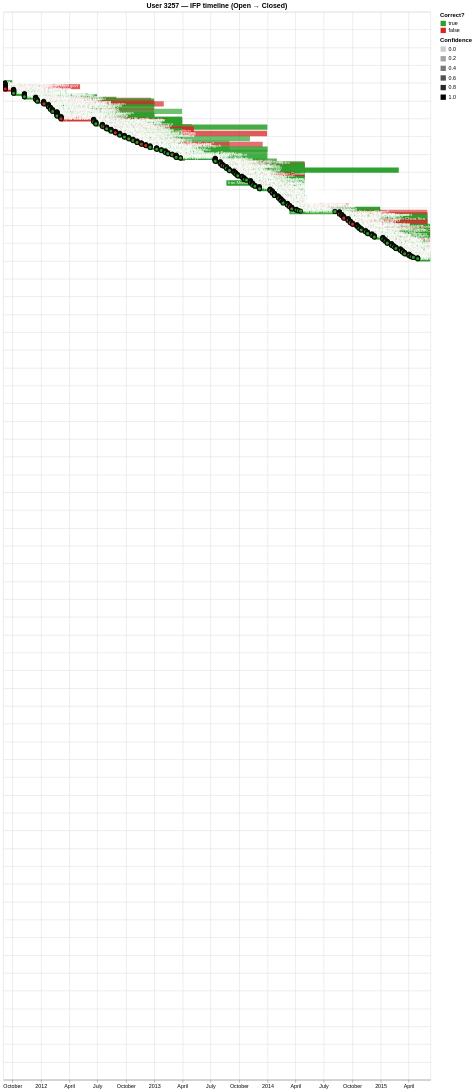

Write a Vega-Lite specification for this figure.
### Vega-Lite specification from a JSON file in a GitHub repository (floating-point values rounded to 4 significant figures; data arrays with more than 128 entries replaced by an {"elided": "..."} marker saying what was removed)
{"config": {"view": {"continuousWidth": 300, "continuousHeight": 300}}, "layer": [{"mark": {"type": "bar", "height": 10}, "encoding": {"color": {"field": "is_correct", "legend": {"title": "Correct?"}, "scale": {"domain": [true, false], "range": ["#2ca02c", "#d62728"]}, "type": "nominal"}, "opacity": {"field": "confidence", "legend": {"title": "Confidence"}, "scale": {"domain": [0, 1], "range": [0.2, 1.0]}, "type": "quantitative"}, "tooltip": [{"field": "ifp_id", "title": "IFP", "type": "nominal"}, {"field": "short_title", "title": "Title", "type": "nominal"}, {"field": "date_start", "title": "Opened", "type": "temporal"}, {"field": "date_closed", "title": "Closed", "type": "temporal"}, {"field": "outcome", "title": "Outcome", "type": "nominal"}, {"field": "is_correct", "title": "Correct?", "type": "nominal"}, {"field": "confidence", "format": ".3f", "title": "Confidence", "type": "quantitative"}], "x": {"field": "date_start", "title": "Date", "type": "temporal"}, "x2": {"field": "date_closed"}, "y": {"axis": {"domain": false, "labels": false, "ticks": false}, "field": "y_idx", "scale": {"reverse": true}, "title": null, "type": "quantitative"}}, "name": "view_0a33b3f7257a7cf8_0"}, {"mark": {"type": "text", "align": "left", "color": "white", "dx": 3, "fontSize": 8}, "encoding": {"text": {"field": "short_title", "type": "nominal"}, "x": {"field": "date_start", "type": "temporal"}, "y": {"axis": {"domain": false, "labels": false, "ticks": false}, "field": "y_idx", "scale": {"reverse": true}, "title": null, "type": "quantitative"}}}, {"mark": {"type": "point", "filled": true, "size": 60, "stroke": "black"}, "encoding": {"color": {"field": "is_correct", "legend": null, "scale": {"domain": [true, false], "range": ["#2ca02c", "#d62728"]}, "type": "nominal"}, "opacity": {"field": "confidence", "legend": null, "scale": {"domain": [0, 1], "range": [0.2, 1.0]}, "type": "quantitative"}, "tooltip": [{"field": "ifp_id", "title": "IFP", "type": "nominal"}, {"field": "short_title", "title": "Title", "type": "nominal"}, {"field": "prior_time", "title": "Prior forecast time", "type": "temporal"}, {"field": "prior_top_option", "title": "Top option", "type": "nominal"}, {"field": "prior_top_prob", "format": ".3f", "title": "Top prob", "type": "quantitative"}, {"field": "prior_forecast", "title": "Prior forecast", "type": "nominal"}, {"field": "date_start", "title": "Opened", "type": "temporal"}, {"field": "date_closed", "title": "Closed", "type": "temporal"}, {"field": "outcome", "title": "Outcome", "type": "nominal"}, {"field": "is_correct", "title": "Correct?", "type": "nominal"}], "x": {"field": "prior_time", "title": null, "type": "temporal"}, "y": {"axis": {"domain": false, "labels": false, "ticks": false}, "field": "y_idx", "scale": {"reverse": true}, "title": null, "type": "quantitative"}}}], "data": {"name": "data-cd9148e493786c5739eff20040bc860a"}, "height": 6930, "params": [{"name": "param_db82be42624d4632", "select": {"type": "interval", "encodings": ["x"]}, "bind": "scales", "views": ["view_0a33b3f7257a7cf8_0"]}, {"name": "param_e9b61157fc812227", "select": {"type": "interval", "encodings": ["y"]}, "bind": "scales", "views": ["view_0a33b3f7257a7cf8_0"]}], "title": "User 3257 — IFP timeline (Open → Closed)", "width": 800, "$schema": "https://vega.github.io/schema/vega-lite/v6.1.0.json", "datasets": {"data-cd9148e493786c5739eff20040bc860a": {"elided": "495 records"}}}
